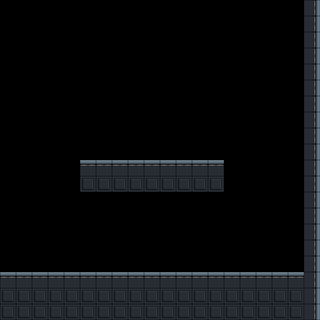

A level layout from a 2D game, rendered from its tile map. Below: a short description, then the map file with its tile-grid data intact:
An orthogonal 20x20 tile map with 16x16 px tiles, 1 tile layer (wg-tiles) and 2 objects (entry_left, finish).

<map version="1.10" tiledversion="1.11.2" orientation="orthogonal" renderorder="right-down" width="20" height="20" tilewidth="16" tileheight="16" infinite="0" nextlayerid="5" nextobjectid="10">
 <properties>
  <property name="chunk_id" value="exit_02" />
  <property name="biome" value="cyberpunk" />
  <property name="difficulty" type="int" value="1" />
  <property name="tags" value="exit" />
  <property name="min_enemies" type="int" value="0" />
  <property name="max_enemies" type="int" value="0" />
 </properties>
 <tileset firstgid="1" source="../levels/tilesets/cyberpunk-tiles.tsx" />
 <layer id="1" name="wg-tiles" width="20" height="20">
  <properties>
   <property name="render" type="bool" value="true" />
  </properties>
  <data encoding="csv">
0,0,0,0,0,0,0,0,0,0,0,0,0,0,0,0,0,0,0,17,
0,0,0,0,0,0,0,0,0,0,0,0,0,0,0,0,0,0,0,17,
0,0,0,0,0,0,0,0,0,0,0,0,0,0,0,0,0,0,0,17,
0,0,0,0,0,0,0,0,0,0,0,0,0,0,0,0,0,0,0,17,
0,0,0,0,0,0,0,0,0,0,0,0,0,0,0,0,0,0,0,17,
0,0,0,0,0,0,0,0,0,0,0,0,0,0,0,0,0,0,0,17,
0,0,0,0,0,0,0,0,0,0,0,0,0,0,0,0,0,0,0,17,
0,0,0,0,0,0,0,0,0,0,0,0,0,0,0,0,0,0,0,17,
0,0,0,0,0,0,0,0,0,0,0,0,0,0,0,0,0,0,0,17,
0,0,0,0,0,0,0,0,0,0,0,0,0,0,0,0,0,0,0,17,
0,0,0,0,0,16,16,16,16,16,16,16,16,16,0,0,0,0,0,17,
0,0,0,0,0,28,28,28,28,28,28,28,28,28,0,0,0,0,0,17,
0,0,0,0,0,0,0,0,0,0,0,0,0,0,0,0,0,0,0,17,
0,0,0,0,0,0,0,0,0,0,0,0,0,0,0,0,0,0,0,17,
0,0,0,0,0,0,0,0,0,0,0,0,0,0,0,0,0,0,0,17,
0,0,0,0,0,0,0,0,0,0,0,0,0,0,0,0,0,0,0,17,
0,0,0,0,0,0,0,0,0,0,0,0,0,0,0,0,0,0,0,17,
16,16,16,16,16,16,16,16,16,16,16,16,16,16,16,16,16,16,16,17,
28,28,28,28,28,28,28,28,28,28,28,28,28,28,28,28,28,28,28,17,
28,28,28,28,28,28,28,28,28,28,28,28,28,28,28,28,28,28,28,17
</data>
 </layer>
 <objectgroup id="2" name="Connections">
  <object id="1" name="entry_left" x="0" y="224" width="48" height="48">
   <properties>
    <property name="edge" value="left" />
    <property name="slot" type="int" value="0" />
   </properties>
  </object>
 </objectgroup>
 <objectgroup id="4" name="FinishLine">
  <object id="8" name="finish" x="224" y="224" width="32" height="48" />
 </objectgroup>
</map>
